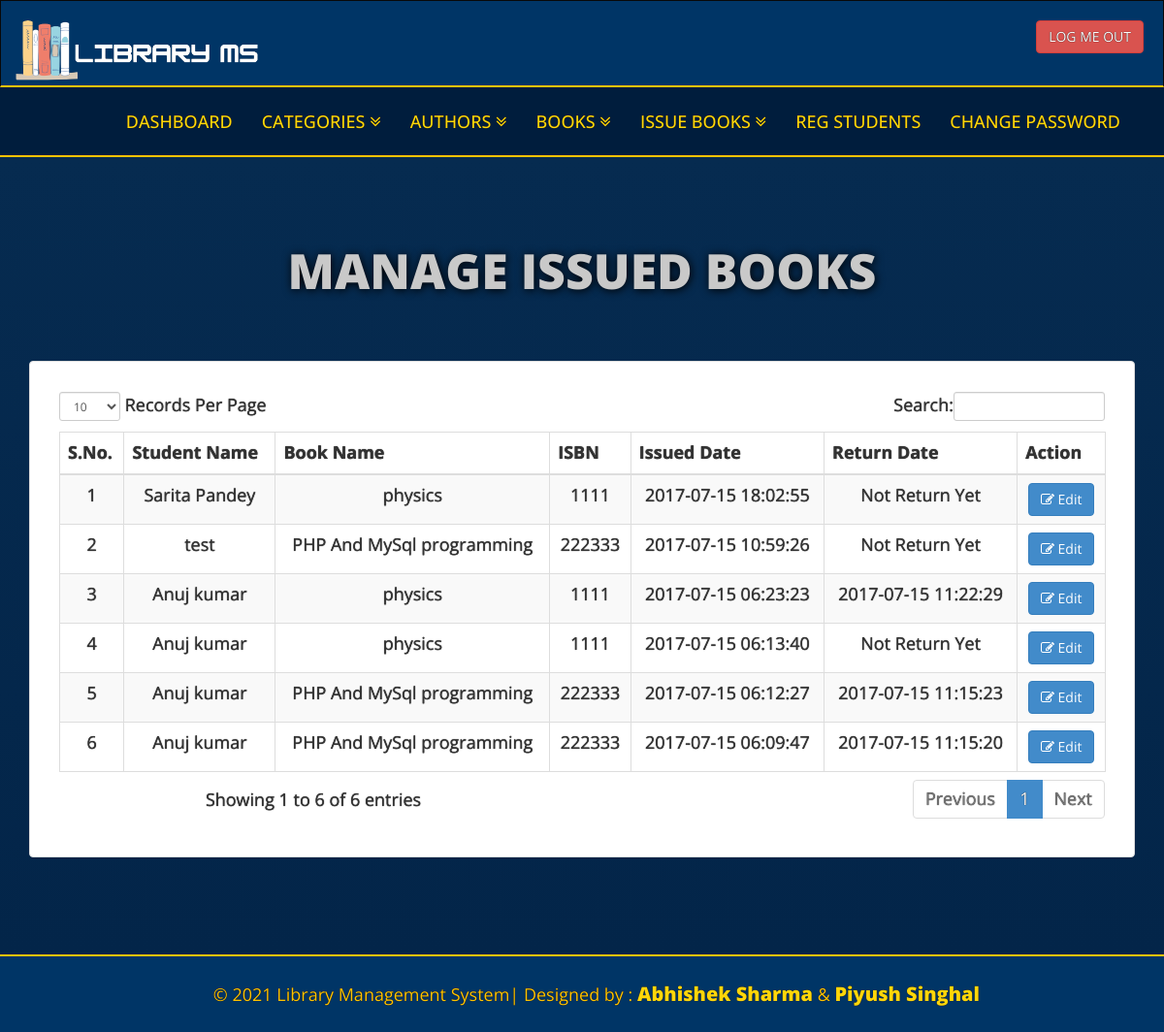
/library/admin/manage-issued-books.php (signed in), run on an earlier commit of the app's database.
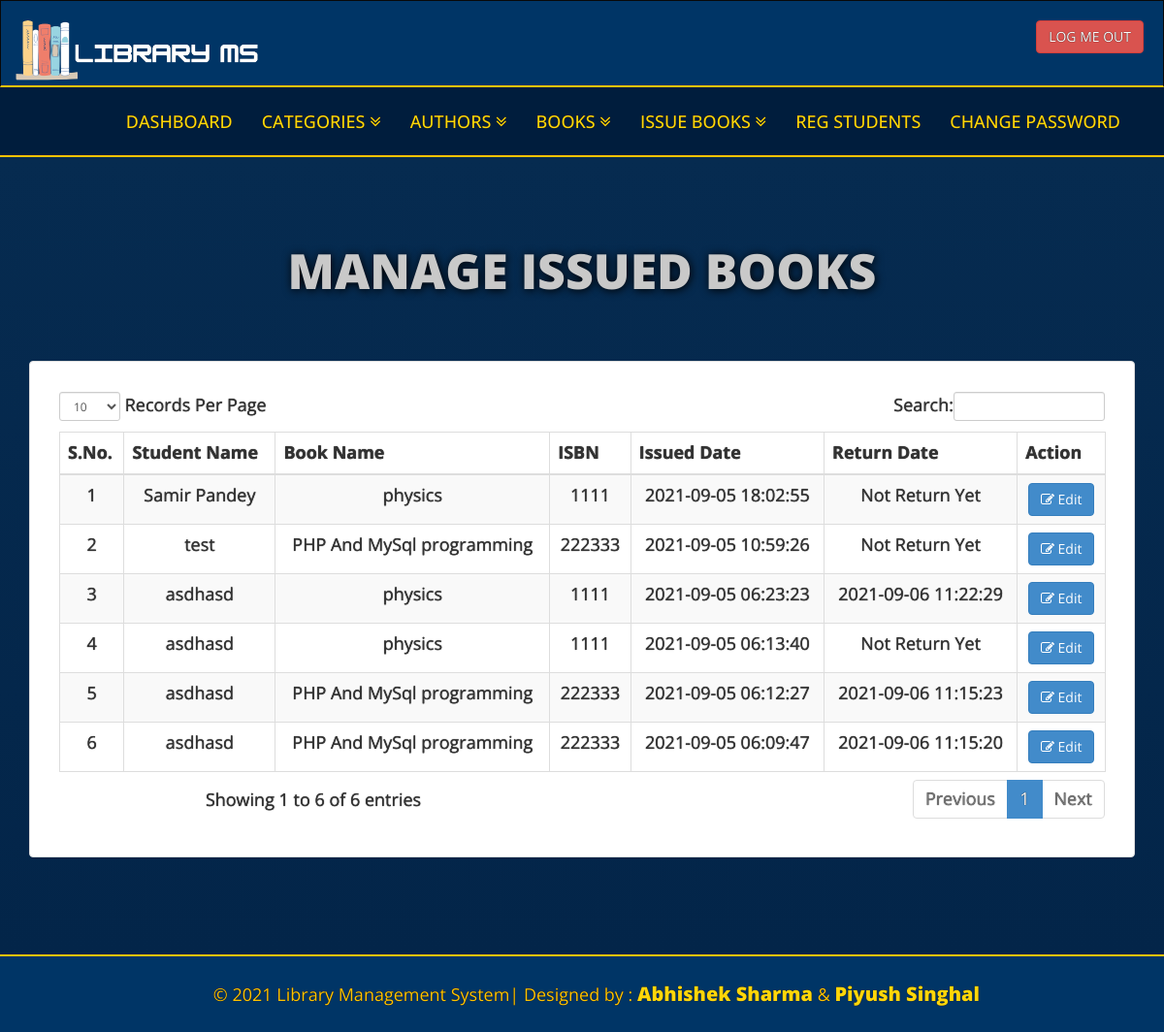
And on a later commit of the database.
### tables this page shows
CREATE TABLE `tblissuedbookdetails` (
  `id` int(11) NOT NULL,
  `BookId` int(11) DEFAULT NULL,
  `StudentID` varchar(150) DEFAULT NULL,
  `IssuesDate` timestamp NULL DEFAULT CURRENT_TIMESTAMP,
  `ReturnDate` timestamp NULL DEFAULT NULL ON UPDATE CURRENT_TIMESTAMP,
  `RetrunStatus` int(1) DEFAULT NULL,
  `fine` int(11) DEFAULT NULL
);

CREATE TABLE `tblstudents` (
  `id` int(11) NOT NULL,
  `StudentId` varchar(100) DEFAULT NULL,
  `FullName` varchar(120) DEFAULT NULL,
  `EmailId` varchar(120) DEFAULT NULL,
  `MobileNumber` char(11) DEFAULT NULL,
  `Password` varchar(120) DEFAULT NULL,
  `Status` int(1) DEFAULT NULL,
  `RegDate` timestamp NULL DEFAULT CURRENT_TIMESTAMP,
  `UpdationDate` timestamp NULL DEFAULT NULL ON UPDATE CURRENT_TIMESTAMP
);

CREATE TABLE `tblbooks` (
  `id` int(11) NOT NULL,
  `BookName` varchar(255) DEFAULT NULL,
  `CatId` int(11) DEFAULT NULL,
  `AuthorId` int(11) DEFAULT NULL,
  `ISBNNumber` int(11) DEFAULT NULL,
  `BookPrice` int(11) DEFAULT NULL,
  `RegDate` timestamp NULL DEFAULT CURRENT_TIMESTAMP,
  `UpdationDate` timestamp NULL DEFAULT NULL ON UPDATE CURRENT_TIMESTAMP
);

### library/admin/manage-issued-books.php (the view, shortened to what this page needs)
<?php
include('includes/config.php');
if (strlen($_SESSION['alogin']) == 0) {
    header('location:index.php');
} else {
?>
<!DOCTYPE html>
<html xmlns="http://www.w3.org/1999/xhtml">
<head>
    <link href="../assets/css/bootstrap.css" rel="stylesheet" />
    <link href="../assets/css/font-awesome.css" rel="stylesheet" />
    <link href="../assets/js/dataTables/dataTables.bootstrap.css" rel="stylesheet" />
    <link href="../assets/css/style.css" rel="stylesheet" />
</head>
<body>
    <?php include('includes/header.php'); ?>
    <div class="content-wrapper">
        <div class="container">
            <div class="row pad-botm">
                <div class="col-md-12">
                    <h4 class="header-line">Manage Issued Books</h4>
                </div>
                <div class="row">
                </div>
            </div>
            <div class="row">
                <div class="col-md-12">
                    <div class="panel panel-default">
                        <div style="padding:30px" class="panel-body">
                            <div class="table-responsive">
                                <table class="table table-striped table-bordered table-hover" id="dataTables-example">
                                    <thead>
                                        <tr>
                                            <th>S.No.</th>
                                            <th>Student Name</th>
                                            <th>Book Name</th>
                                            <th>ISBN </th>
                                            <th>Issued Date</th>
                                            <th>Return Date</th>
                                            <th>Action</th>
                                        </tr>
                                    </thead>
                                    <tbody>
                                        <?php $sql = "SELECT tblstudents.FullName,tblbooks.BookName,tblbooks.ISBNNumber,tblissuedbookdetails.IssuesDate,tblissuedbookdetails.ReturnDate,tblissuedbookdetails.id as rid from  tblissuedbookdetails join tblstudents on tblstudents.StudentId=tblissuedbookdetails.StudentId join tblbooks on tblbooks.id=tblissuedbookdetails.BookId order by tblissuedbookdetails.id desc";
                                            $query = $dbh->prepare($sql);
                                            $query->execute();
                                            $results = $query->fetchAll(PDO::FETCH_OBJ);
                                            $cnt = 1;
                                            if ($query->rowCount() > 0) {
                                                foreach ($results as $result) {               ?>
                                        <tr class="odd gradeX">
                                            <td class="center"><?php echo htmlentities($cnt); ?></td>
                                            <td class="center"><?php echo htmlentities($result->FullName); ?></td>
                                            <td class="center"><?php echo htmlentities($result->BookName); ?></td>
                                            <td class="center"><?php echo htmlentities($result->ISBNNumber); ?></td>
                                            <td class="center"><?php echo htmlentities($result->IssuesDate); ?></td>
                                            <td class="center"><?php if ($result->ReturnDate == "") {
                                                                                echo htmlentities("Not Return Yet");
                                                                            } else {
                                                                                echo htmlentities($result->ReturnDate);
                                                                            }
                                                                            ?></td>
                                            <td class="center">
                                                <a
                                                    href="update-issue-bookdeails.php?rid=<?php echo htmlentities($result->rid); ?>"><button
                                                        class="btn btn-primary"><i class="fa fa-edit "></i>
                                                        Edit</button>
                                            </td>
                                        </tr>
                                        <?php $cnt = $cnt + 1;
                                                }
                                            } ?>
                                    </tbody>
                                </table>
                            </div>
                        </div>
                    </div>
                </div>
            </div>
        </div>
    </div>
    <?php include('includes/footer.php'); ?>
</body>
</html>
<?php } ?>

What changed in the data, as far as the page shows it:
changed tblissuedbookdetails: tblstudents.FullName "Sarita Pandey" → "Samir Pandey"; IssuesDate "2017-07-15 18:02:55" → "2021-09-05 18:02:55"
changed tblissuedbookdetails "test": IssuesDate "2017-07-15 10:59:26" → "2021-09-05 10:59:26"
changed tblissuedbookdetails (number 3 of 6 on the later page): tblstudents.FullName "Anuj kumar" → "asdhasd"; IssuesDate "2017-07-15 06:23:23" → "2021-09-05 06:23:23"; ReturnDate "2017-07-15 11:22:29" → "2021-09-06 11:22:29"
changed tblissuedbookdetails (number 4 of 6 on the later page): tblstudents.FullName "Anuj kumar" → "asdhasd"; IssuesDate "2017-07-15 06:13:40" → "2021-09-05 06:13:40"
changed tblissuedbookdetails (number 5 of 6 on the later page): tblstudents.FullName "Anuj kumar" → "asdhasd"; IssuesDate "2017-07-15 06:12:27" → "2021-09-05 06:12:27"; ReturnDate "2017-07-15 11:15:23" → "2021-09-06 11:15:23"
changed tblissuedbookdetails (number 6 of 6 on the later page): tblstudents.FullName "Anuj kumar" → "asdhasd"; IssuesDate "2017-07-15 06:09:47" → "2021-09-05 06:09:47"; ReturnDate "2017-07-15 11:15:20" → "2021-09-06 11:15:20"
